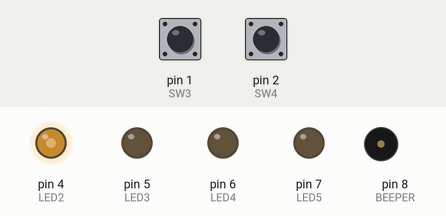
Simulated run of this sketch. Board: Arduino Uno, built with avr-gcc and run on an emulated ATmega328P. Shown: output pins drawn as LEDs (lit = HIGH), buzzer (waves = sounding). The test bench sets the inputs (shaded band); at power-on: pin 1 (SW3) HIGH, pin 2 (SW4) HIGH.

Above: at 1.2 s.
1.3 s: pin 1 (SW3) pulled LOW for 1 s
4.3 s: pin 2 (SW4) pulled LOW for 1 s
At 5.7 s:
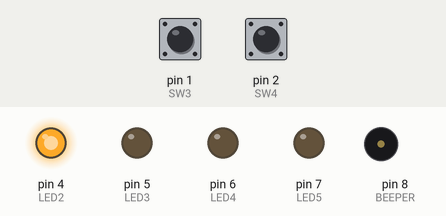
7.3 s: pin 1 (SW3) pulled LOW for 0.15 s
At 8.6 s:
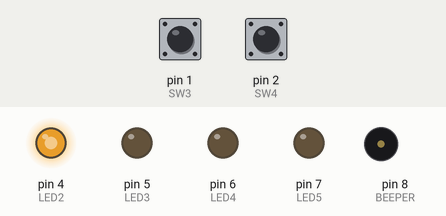
8.9 s: pin 2 (SW4) pulled LOW for 0.15 s
At 10.0 s:
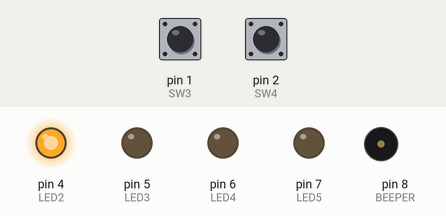
Timing chart, 0 to 11.5 s (numbered marks = the images above; inputs shaded):
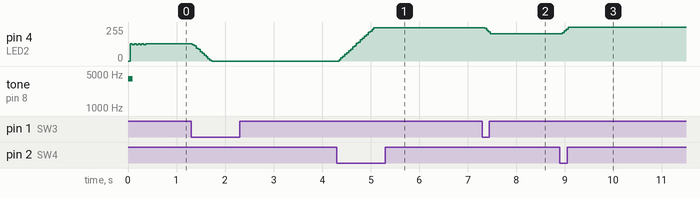

Measured:
- after the input at 4.3 s, pin 4 (LED2): moves from 0/255 to 251/255 over 0.72 s, starting after 0.05 s
- after the input at 7.3 s, pin 4 (LED2): 251/255 → 203/255 after 0.05 s
- after the input at 8.9 s, pin 4 (LED2): 203/255 → 252/255 after 0.05 s

The sketch:

BEAPER-Intro-3.ino
```cpp
/*
 Project: Intro-3-Loops        Activity: mirobo.tech/beaper-intro-3
 Date:     June 1, 2024

 This introductory programming activity for the mirobo.tech BEAPER circuit
 demonstrates the use of both while-loop and for-loop structures to change
 the brightness of an LED using PWM (Pulse-Width Modulation).

 Additional program analysis and programming activities introduce the
 concepts of local and global variables and demonstrate the analogWrite()
 function to generate PWM output.

 See the https://mirobo.tech/beaper website for more programming activities.
*/

// BEAPER I/O (input/output) pin settings
// Define BEAPER pins used for human interface devices
const int SW2 = 0;            // Pushbuttons
const int SW3 = 1;
const int SW4 = 2;
const int SW5 = 3;

const int LED2 = 4;           // LEDs
const int LED3 = 5;
const int LED4 = 6;
const int LED5 = 7;

const int BEEPER = 8;         // Piezo beeper LS1

// Define program variables
int SW2State;
int SW3State;
int SW4State;
int SW5State;

int LED2Level = 127;  // LED2 brightness (PWM on-time) value
int pwmCounter;       // Counter for PWM generation loop

void setup(void) {
  pinMode(SW2, INPUT_PULLUP);
  pinMode(SW3, INPUT_PULLUP);
  pinMode(SW4, INPUT_PULLUP);
  pinMode(SW5, INPUT_PULLUP);
  pinMode(LED2, OUTPUT);
  pinMode(LED3, OUTPUT);
  pinMode(LED4, OUTPUT);
  pinMode(LED5, OUTPUT);
  pinMode(BEEPER, OUTPUT);
  tone(BEEPER,4000,100);  // Say hello!
}

void loop() {
  // Read pushbuttons
  SW3State = digitalRead(SW3);
  SW4State = digitalRead(SW4);

  // Decrease brightness
  if(SW3State == LOW && LED2Level > 0) {
    LED2Level -= 1;
  }

  // Increase brightness
  if(SW4State == LOW && LED2Level < 255) {
    LED2Level += 1;
  }

  // PWM LED2
  pwmCounter = 255;
  while(pwmCounter != 0) {
    if(LED2Level == pwmCounter) {
      digitalWrite(LED2,HIGH);
    }
    pwmCounter --;
    delayMicroseconds(10);
  }
  digitalWrite(LED2,LOW);
}

/* Learn More -- Program Analysis Activities
 *
 * 1.   The main loop of this program starts with program statements that
 *      read two of the circuit's pushbuttons and conditionally modify the
 *      value of the LED2Level variable. What range of values do they
 *      allow the LED2Level variable to be?
 *
 * 2.   The main loop() of this program can be considered to be an infinite,
 *      (condition-less) loop. The while() loop inside the program's main
 *      loop implements a condition and acts as a finite loop.
 *
 *      What condition is being evaluated inside the while() statement's
 *      brackets? How many times will the contents of this inner loop run?
 *
 * 3.   There is an 'if' condition inside the while loop. What condition is
 *      being evaluated by this 'if' condition? What will happen if the
 *      condition is true?
 *
 * 4.   Pressing buttons SW4 and SW5 will change the brightness of LED D2 by
 *      turning it on and off for different relative lengths of time using a
 *      technique known as PWM (Pulse-Width Modulation).
 *
 *      How many levels of brightness can LED D2 have in this program?
 *      Calculate the percentage brightness change corresponding to a single
 *      digit difference in the value of the LED2Level variable.
 *
 * 5.   A while() loop requires three statements to perform its function:
 *
 *      1) An assignment statement sets the starting state. In this program,
 *      the statement 'pwmCounter = 255;' sets the starting value of the
 *      pwmCounter variable.
 *
 *      2) A condition statement determines whether or not the contents of
 *      the loop will repeat. The 'while(pwmCounter != 0)' structure keeps
 *      running the loop until pwmCounter is equal to 0. Unlike 'if'
 *      statements, which run the code inside their conditional braces only
 *      once when a condition is true, while statements keep re-evaluating
 *      their conditions and repeating the code inside their braces while
 *      their conditions are true.
 *
 *      3) An expression is required to modify the variable inside the while()
 *      condition. If the variable is never modified, the program will appear
 *      to get stuck in the loop and will never go on to run any other code –
 *      this is known as an infinite loop. The statement 'pwmCounter --;' uses
 *      a decrement operator to decrease the value of the loop variable by 1.
 *
 *      A for() loop is an alternative to a while() loop and incorporates the
 *      same three parts of a while structure into a single program statement.
 *      Compare the structure of the while() loop in the program with the
 *      for() loop, below. What is an advantage of using a for() loop instead
 *      of a while() loop?
 *
 *      Replace the entire while structure in the program with this for() loop:

  for(int pwmCounter = 255; pwmCounter != 0; pwmCounter --) {
    if(LED2Level == pwmCounter) {
      digitalWrite(LED2,HIGH);
    }
    delayMicroseconds(10);
  }
  digitalWrite(LED2,LOW);

 *      Compile the program and upload it into your circuit to try it out. Does
 *      it work the same way as the program did when using the while() loop?
 *
 * 6.   The pwmCounter variable defined in the program's header is known as a
 *      'global' variable because it is available to all parts of the program.
 *      The for() loop which was added above redefines the pwmCounter variable
 *      as a 'local' variable just for use within the for() loop using the
 *      initialization statement: 'for(int pwmCounter = 255; ...'
 *
 *      While both pwmCounter variables share the same name, they are different,
 *      and the contents of the second variable won't be accessible outside of
 *      the for() loop. As you can imagine, having two different variables with
 *      the same variable name can potentially lead to unexpected problems in
 *      your program and should always be avoided – we're only doing it here to
 *      prove the point that it can be a problem! Let's try to prove that the
 *      two pwmCounter variable really are different.
 *
 *      Add the line:

  pwmCounter = 128;

 *      above the for() loop in your program, and add the following lines below
 *      the for() loop to determine if the global pwmCounter variable is
 *      modified by the for() loop:

  if(pwmCounter == 128) {
    digitalWrite(LED4,HIGH);
  }
  else {
    digitalWrite(LED4,LOW);
  }

 *      What value should pwmCounter variable that was declared inside the
 *      for() loop have when the loop finishes? Build and upload the program
 *      into your circuit. If LED4 is lit, we know that the global pwmCounter
 *      variable has not been modified by the for() loop. Do you think your
 *      prediction for the value of the local pwmCounter variable is correct?
 *
 * 7.   Remove the 'int' declaration from the for() loop statement so that it
 *      now looks like this:

   for(pwmCounter = 255; pwmCounter != 0; pwmCounter --) {

 *      Build and upload the program to your circuit and run it again. What
 *      do you think the value of the pwmCounter variable is when the for()
 *      loop finishes now? How can you know?
 *
 * 8.   Sometimes, a better solution for programs like this is to use a
 *      dedicated local variable inside the for() loop, and doing so always
 *      requires the variable to be initialized with the 'int' type
 *      specifier as shown below:

   for(int pwmCtr = 255; pwmCtr != 0; pwmCtr --) {
    if(LED2Level == pwmCtr) {
      digitalWrite(LED2,HIGH);
    }
    delayMicroseconds(20);
  }
  digitalWrite(LED2,LOW);

 *      Replace the for() loop code in your program with this new code and
 *      test it to ensure that it works. This creates a new local variable
 *      just for use inside the for() loop.
 *
 *      Next, remove the 'int' type specifier from in front of the pwmCtr
 *      variable declaration in the for() statement. Try to build and upload
 *      the program. What happens? Why?
 *
 * 9.   Arduino includes an analogWrite() instruction that automatically
 *      generates PWM outputs on up to six special purpose digital output
 *      pins – these are usually marked with a tilde '~' character on each
 *      PWM-capable Arduino I/O header pin (the '~' is meant to represent
 *      an analog wave). The inclusion of this instruction means that all
 *      of the previous PWM code can be replaced with a single analogWrite()
 *      statement. Replace all of the code below the switch input if
 *      conditions with these three lines:

   // PWM LED2
  analogWrite(LED2,LED2Level);
  delay(10);

 *      What purpose does the 'delay(10);' statement serve in this program?
 *      What happens if you comment the 'delay(10);' statement out?
 *
 * 10.  All of the work that went into generating and testing our own PWM
 *      algorithm might seem like wasted effort after realizing that that
 *      a single instruction can replace all of our code, but that doesn't
 *      have to be the case. Developing and testing an new algrithm to
 *      accomplish a specific task is an important skill, and this exercise
 *      will hopefully build your understanding of PWM and provide good
 *      preparation for creating your own functions for new or un-supported
 *      hardware devices. Our code may even work more efficiently than
 *      pre-made functions, which often contain extra code to support
 *      additional features or capabilities that may not be needed by our
 *      program.
 *
 *      Look up the analogWrite() instruction in the Arduino reference
 *      documentation. What limitiations does analogWrite() have? Can you
 *      think of any applications that might benefit from different PWM
 *      frequencies, different PWM resolution (the number of distinct
 *      output levels), or more PWM outputs? Could our PWM code algorithm
 *      be modified to overcome some of the limitations when using the
 *      analogWrite() function?
 *
 * Programming Activities
 *
 * 1.   Modify your program to control the brightness of two or more LEDs
 *      simultaneously. Use SW2 and SW5 to increase and decrease the
 *      brightness of one LED, while using SW3 and SW4 to control the
 *      brightness of a second LED.
 *
 * 2.   If you have access to an oscillscope, you can use it to view the PWM
 *      output waveform being sent to LED2. Measure the time period of the PWM
 *      wave and calculate the PWM frequency.
 *
 * 3.   Instead of having an LED turn on at full brightness when a button is
 *      pressed, create a program that uses a for() loop to automatically
 *      increase an LED's brightness when a button is pressed one (instead of
 *      having to hold the up button as in the original program). In addition
 *      to gradually changing light level this program could be used to
 *      implement a soft-start capability for an electric motor, to order to
 *      prevent or reduce the stress caused by suddenly applying full power
 *      to a mechanical system.
 *
 * 4.   Either add a second button to the soft-start program, above, to
 *      gradually turn the LED off by automatically decreasing its output
 *      level (or use the same start button as a toggle button).
 *
 * 5.   Make a program that automatically creates a repeated, visual 'pulse',
 *      by continuously brightening and dimming one or more of the LEDs.
 *
 * 6.   Try making a 'chirp' or 'pew-pew' sound effect by using a for loop to
 *      sweep through a range of frequencies from low to high, or high to low,
 *      in response to a button press.
 */
```
